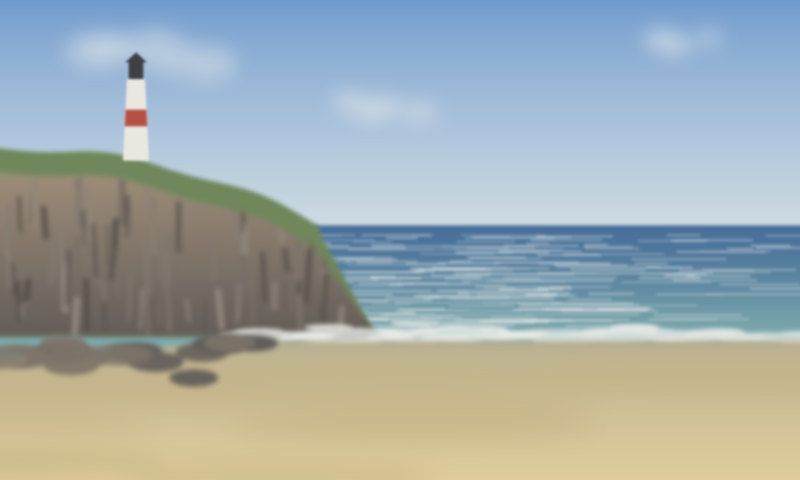
#> input picture idle_hours/assets/photo_coast.png, 800 x 480 px
$ python -i palette.py   (imports and definitions only)
#> lines starting #> are read from the running program, lines starting #| are printed output that depends on the picture; after the words box and inside, x2 and y2 are one past the last pixel; in counts of white or black regions, pixels touching at a corner belong together
#> further down, picture is the input picture: PIL image 800x480 RGB; mean R, G, B 162.3, 172.6, 173.1
"""The Spectra 6 inks, ordered-dither tables, palette snapping and plate dithering.
"""

from __future__ import annotations

from pathlib import Path
from typing import TYPE_CHECKING, Protocol, cast

from PIL import Image, ImageChops

if TYPE_CHECKING:
    from PIL._imaging import PixelAccess


# [13 lines that did not run here, left out]


class GrayPixels(Protocol):
    """Pixel access to a one-band image: every pixel is an ``int``."""

    def __getitem__(self, xy: tuple[int, int], /) -> int: ...

    def __setitem__(self, xy: tuple[int, int], value: int, /) -> None: ...


class RGBPixels(Protocol):
    """Pixel access to an RGB(A) image: every pixel is a tuple of ints."""

    def __getitem__(self, xy: tuple[int, int], /) -> tuple[int, ...]: ...

    def __setitem__(self, xy: tuple[int, int], value: tuple[int, ...], /) -> None: ...


# [17 lines left out: functions gray_pixel_access, rgb_pixel_access, not called in this run]


DEFAULT_WIDTH = 800
DEFAULT_HEIGHT = 480
SPECTRA6 = {
    "white": (255, 255, 255),
    "black": (0, 0, 0),
    "red": (255, 0, 0),
    "yellow": (255, 255, 0),
    "blue": (0, 0, 255),
    "green": (0, 255, 0),
}
SPECTRA6_PALETTE = list(SPECTRA6.values())
# Canonical 4×4 ordered Bayer matrix (values 0..15), shared by
# ``draw_text_dithered`` and ``draw_deco_border`` so text and ornament land on
# the same pattern. A pixel is painted ``light`` when
# ``BAYER_4x4[y % 4][x % 4] < threshold``; threshold = round(density * 16).
BAYER_4x4: tuple[tuple[int, ...], ...] = (
    (0, 8, 2, 10),
    (12, 4, 14, 6),
    (3, 11, 1, 9),
    (15, 7, 13, 5),
)
# The 8x8 ordered Bayer tile, derived from the 4x4 by the standard recursive
# construction so the two can't drift. 65 density levels instead of 17: use it
# for smooth gradients (at 4x4 a gradient quantises into visible contour bands)
# and for exact two-ink ratios (3/8 is 24/64; 4x4 only offers 6/16).
BAYER_8x8: tuple[tuple[int, ...], ...] = tuple(
    tuple(
        4 * BAYER_4x4[y % 4][x % 4] + ((0, 2), (3, 1))[y // 4][x // 4]
        for x in range(8)
    )
    for y in range(8)
)


# [28 lines left out: function snap_image_to_palette, not called in this run]


# Per-channel lookup tables for the Spectra 6 fast path: the channel's nearer
# extreme, and the two ``L`` masks that ``ImageChops.add`` / ``subtract``
# clipping turns into exact comparisons (see ``_snap_to_spectra6``).
_LUT_NEARER_EXTREME = bytes(255 if v >= 128 else 0 for v in range(256))
_LUT_IS_255 = bytes(255 if v == 255 else 0 for v in range(256))
_LUT_IS_0 = bytes(255 if v == 0 else 0 for v in range(256))


def _snap_to_spectra6(image: Image.Image) -> Image.Image:
    """``snap_image_to_palette`` for ``SPECTRA6_PALETTE`` in Pillow's C ops.

    The six inks are the corners of the RGB cube minus cyan ``(0, 255, 255)``
    and magenta ``(255, 0, 255)``. Rounding each channel to its nearer extreme
    gives the nearest of all eight corners, which is the answer whenever that
    corner is an ink. A pixel whose nearest corner is cyan is nearest to one of
    white, blue or green, and expanding the squared distances gives the choice
    as sums and differences of channels:

    * white beats green iff ``r + b >= 255``, white beats blue iff ``r + g >= 255``
    * blue beats green iff ``g <= b``

    with ``>=`` / ``<=`` because a tie goes to the earlier palette entry (white,
    then blue, then green). Magenta is the mirror image: white beats red iff
    ``g + b >= 255``, white beats blue iff ``r + g >= 255``, red beats blue iff
    ``b <= r``. ``ImageChops.add`` clips at 255, so a clipped sum of exactly 255
    means ``a + b >= 255``; ``subtract`` clips at 0, so a clipped difference of
    0 means ``a <= b``. Pillow's own ``quantize(dither=NONE)`` is *not* exact
    here: its palette cache rounds colours to 4-wide boxes and mis-sorts the
    near-cyan and near-magenta pixels that antialiased blue-on-green edges
    produce.
    """
    r, g, b = image.convert("RGB").split()
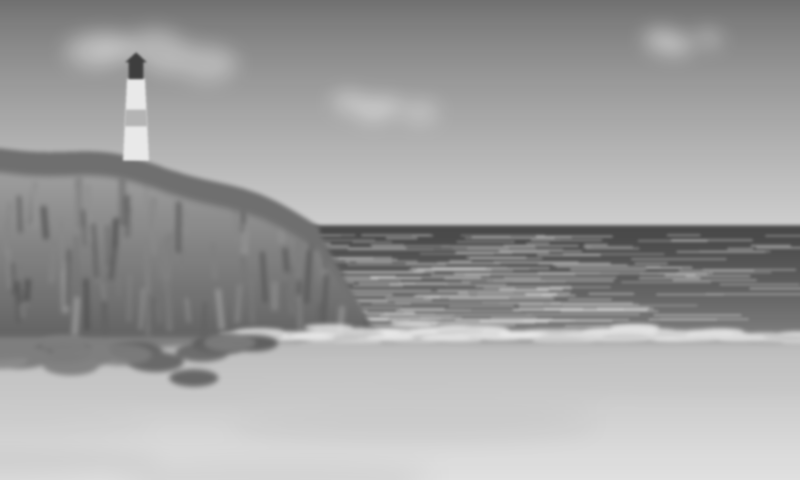
#> r: PIL image 800x480 L; min 62, max 233, mean 162.3
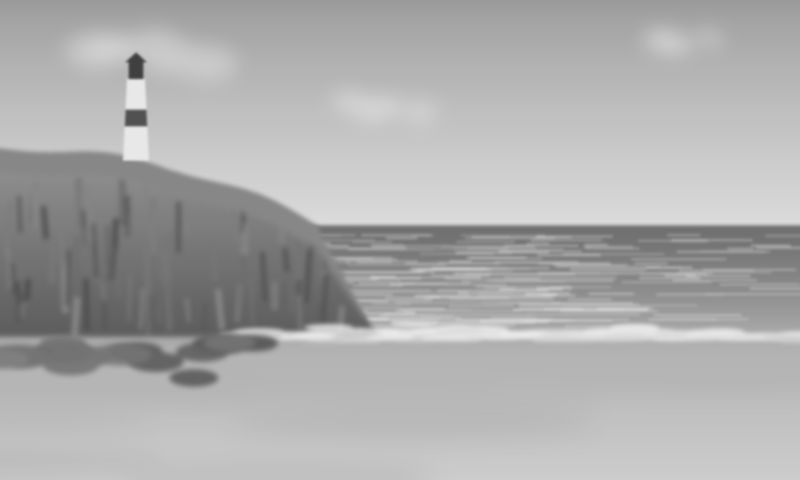
#> g: PIL image 800x480 L; min 64, max 233, mean 172.6
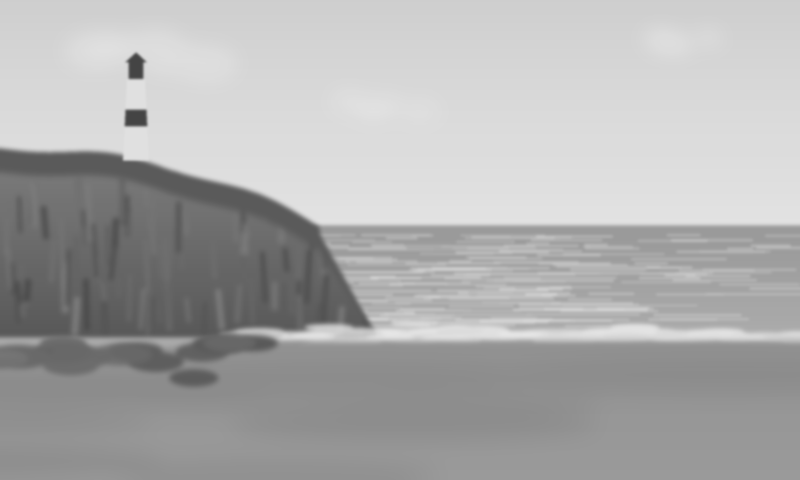
#> b: PIL image 800x480 L; min 68, max 230, mean 173.1
    big_r, big_g, big_b = (band.point(_LUT_NEARER_EXTREME) for band in (r, g, b))
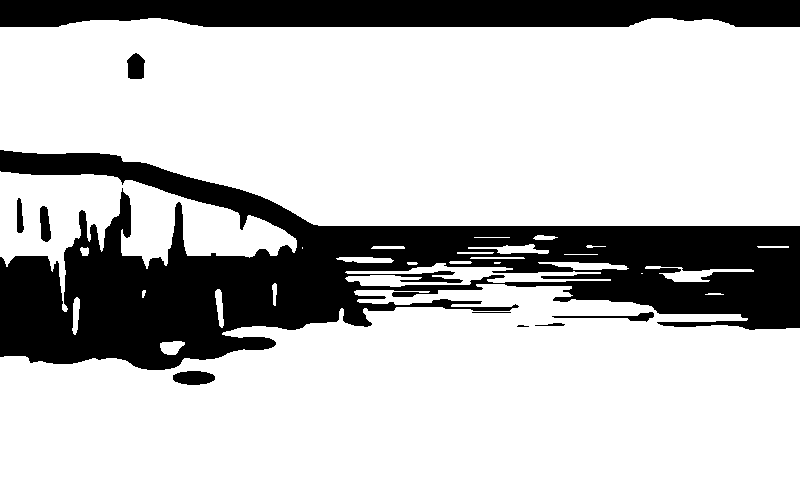
#> big_r: PIL image 800x480 L; 75.3% white; 10 black regions (1 under 20 px), largest, box (x1, y1, x2, y2) and area: (0, 150, 800, 370) 73148, (0, 0, 800, 27) 20068, (173, 371, 215, 385) 469
#> big_g: PIL image 800x480 L; 85.6% white; 12 black regions (2 under 20 px), largest, box (x1, y1, x2, y2) and area: (0, 180, 369, 372) 45323, (318, 227, 800, 268) 7600, (330, 250, 465, 261) 565
#> big_b: PIL image 800x480 L; 83.9% white; 3 black regions, box (x1, y1, x2, y2) and area: (0, 150, 370, 388) 61057, (125, 110, 147, 126) 338, (128, 54, 144, 79) 324
    small_r, small_g, small_b = (ImageChops.invert(band) for band in (big_r, big_g, big_b))
    out = Image.merge("RGB", (big_r, big_g, big_b))

    def sum_at_least_255(a: Image.Image, c: Image.Image) -> Image.Image:
        return ImageChops.add(a, c).point(_LUT_IS_255)
#> returned value: PIL image 800x480 L; 83.1% white; 13 black regions (1 under 20 px), largest, box (x1, y1, x2, y2) and area: (0, 152, 800, 371) 60459, (566, 275, 800, 303) 2599, (172, 371, 216, 385) 497

    def at_most(a: Image.Image, c: Image.Image) -> Image.Image:
        return ImageChops.subtract(a, c).point(_LUT_IS_0)

    def both(a: Image.Image, c: Image.Image) -> Image.Image:
        return ImageChops.multiply(a, c)
#> returned value: PIL image 800x480 L; 13.5% white; 18 white regions (8 under 20 px), largest, box (x1, y1, x2, y2) and area: (0, 150, 800, 330) 28612, (0, 0, 800, 27) 20068, (72, 335, 195, 349) 974

    white_beats_blue = sum_at_least_255(r, g)
    # Nearest corner is cyan: green unless blue is nearer, unless white is.
    cyan = both(both(small_r, big_g), big_b)
#> in both (call 2), `return ImageChops.multiply(a, c)`: returned value: PIL image 800x480 L; 11.5% white; 21 white regions (9 under 20 px), largest, box (x1, y1, x2, y2) and area: (0, 0, 800, 27) 20068, (320, 233, 800, 330) 20017, (357, 299, 519, 311) 834
    out.paste(SPECTRA6["green"], mask=cyan)
    out.paste(SPECTRA6["blue"], mask=both(cyan, at_most(g, b)))
#> in at_most, `return ImageChops.subtract(a, c).point(_LUT_IS_0)`: returned value: PIL image 800x480 L; 54.4% white; 4 black regions (3 under 20 px), largest, box (x1, y1, x2, y2) and area: (0, 80, 800, 480) 175034
#> in both (call 3), `return ImageChops.multiply(a, c)`: returned value: PIL image 800x480 L; 11.3% white; 27 white regions (13 under 20 px), largest, box (x1, y1, x2, y2) and area: (0, 0, 800, 27) 20068, (320, 233, 800, 330) 19858, (360, 299, 519, 311) 819
    out.paste(SPECTRA6["white"], mask=both(cyan, both(sum_at_least_255(r, b), white_beats_blue)))
#> in sum_at_least_255 (call 2), `return ImageChops.add(a, c).point(_LUT_IS_255)`: returned value: PIL image 800x480 L; 83.1% white; 10 black regions (2 under 20 px), largest, box (x1, y1, x2, y2) and area: (0, 150, 800, 373) 63281, (171, 370, 217, 386) 593, (127, 53, 145, 79) 337
#> in both (call 4), `return ImageChops.multiply(a, c)`: returned value: PIL image 800x480 L; 80.7% white; 13 black regions (1 under 20 px), largest, box (x1, y1, x2, y2) and area: (0, 150, 800, 373) 69564, (566, 275, 800, 303) 2599, (171, 370, 217, 386) 593
#> in both (call 5), `return ImageChops.multiply(a, c)`: returned value: PIL image 800x480 L; 8.9% white; 23 white regions (8 under 20 px), largest, box (x1, y1, x2, y2) and area: (0, 0, 800, 27) 20068, (333, 243, 800, 330) 10721, (358, 299, 519, 311) 828
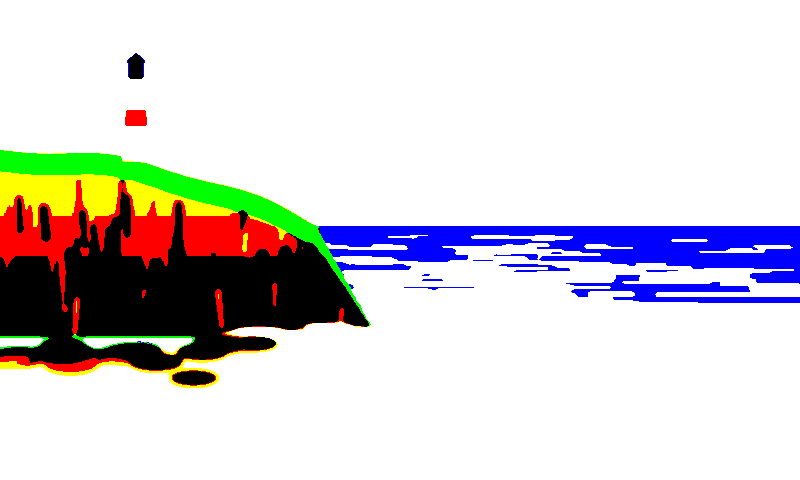
#> out: PIL image 800x480 RGB; mean R, G, B 214.6, 211.8, 213.8
    # Nearest corner is magenta: blue unless red is nearer, unless white is.
    magenta = both(both(big_r, small_g), big_b)
#> in both (call 6), `return ImageChops.multiply(a, c)`: returned value: PIL image 800x480 L; 3.2% white; 56 white regions (45 under 20 px), largest, box (x1, y1, x2, y2) and area: (0, 180, 297, 312) 10111, (0, 356, 141, 372) 762, (125, 110, 147, 126) 334
#> in both (call 7), `return ImageChops.multiply(a, c)`: returned value: PIL image 800x480 L; every value is 0
    out.paste(SPECTRA6["blue"], mask=magenta)
    out.paste(SPECTRA6["red"], mask=both(magenta, at_most(b, r)))
#> in at_most (call 2), `return ImageChops.subtract(a, c).point(_LUT_IS_0)`:
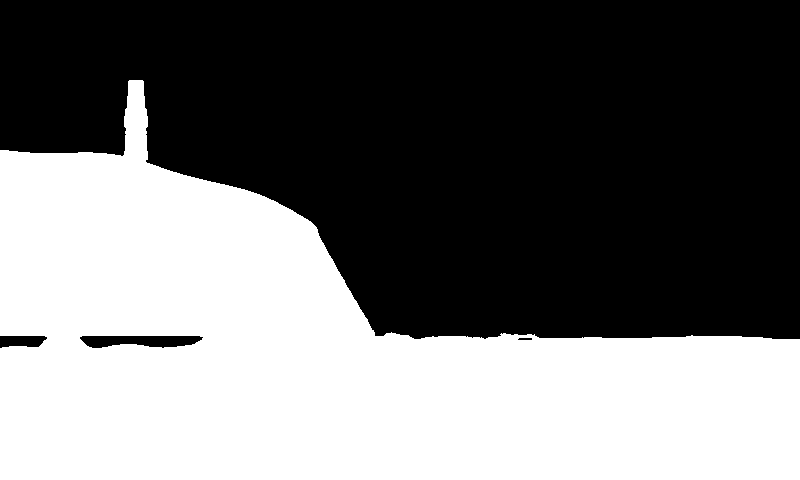
#> returned value: PIL image 800x480 L; 44.2% white; 1 white region, box (x1, y1, x2, y2) and area: (0, 80, 800, 480) 169687
    out.paste(SPECTRA6["white"], mask=both(magenta, both(sum_at_least_255(g, b), white_beats_blue)))
#> in sum_at_least_255 (call 3), `return ImageChops.add(a, c).point(_LUT_IS_255)`: returned value: PIL image 800x480 L; 84.5% white; 3 black regions, box (x1, y1, x2, y2) and area: (0, 151, 370, 387) 58941, (125, 110, 147, 126) 334, (127, 54, 145, 79) 326
#> in both (call 9), `return ImageChops.multiply(a, c)`:
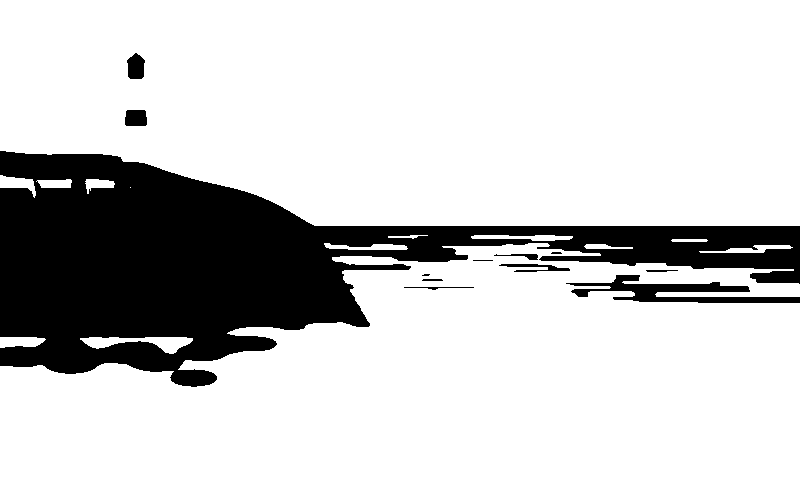
#> returned value: PIL image 800x480 L; 79.6% white; 12 black regions (1 under 20 px), largest, box (x1, y1, x2, y2) and area: (0, 151, 800, 387) 74376, (566, 275, 800, 303) 2599, (127, 53, 145, 79) 368
    return out


# ---------------------------------------------------------------------------
# Render-time image dithering to the Spectra-6 palette.
#
# A committed continuous-tone PNG (a theme's plate) dithered down to the inks
# at render time, for photographic tonal fidelity. The plates themselves, and
# each one's sub-palette, belong to their themes.
# ---------------------------------------------------------------------------

# Dithered results are deterministic per (source, size, method) and re-used
# across the 144-frame contact sheet and the golden suite, so memoise them.
_DITHER_CACHE: dict = {}


# [136 lines left out: functions dither_image_to_palette, _load_dithered_plate, not called in this run]

# The panel's measured inks — CLAUDE.md's calibration table. A scene painted
# in this space and quantised by ``_dither_calibrated`` is re-labelled with the
# nominal ``SPECTRA6`` values afterwards, so the dither decides in the space the
# eye actually sees. Shared by expedition, hades, beksinski, goya, lumon, dsky,
# oblivion and yorha.
_PANEL_INKS = {
    "white": (185, 199, 201),
    "black": (31, 34, 38),
    "red": (98, 32, 30),
    "yellow": (193, 187, 30),
    "blue": (35, 63, 142),
    "green": (53, 86, 58),
}


# [22 lines left out: function _dither_calibrated, not called in this run]

>>> from PIL import Image
>>> picture = Image.open('../assets/photo_coast.png')
>>> result = _snap_to_spectra6(picture)

$ run again, on idle_hours/assets/autochrome_garden.png
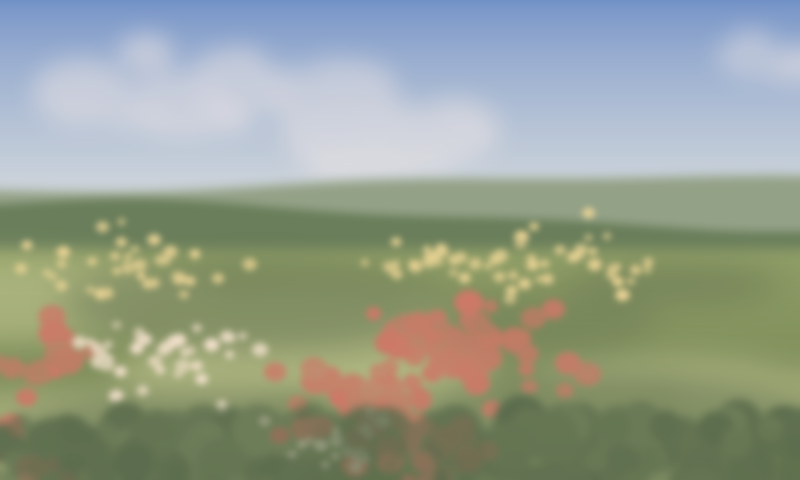
#> input picture idle_hours/assets/autochrome_garden.png, 800 x 480 px
#> picture is the input picture: PIL image 800x480 RGB; mean R, G, B 149.7, 158.9, 144.1
#> in _snap_to_spectra6, `big_r, big_g, big_b = (band.point(_LUT_NEARER_EXTREME) for band in (r,..`:
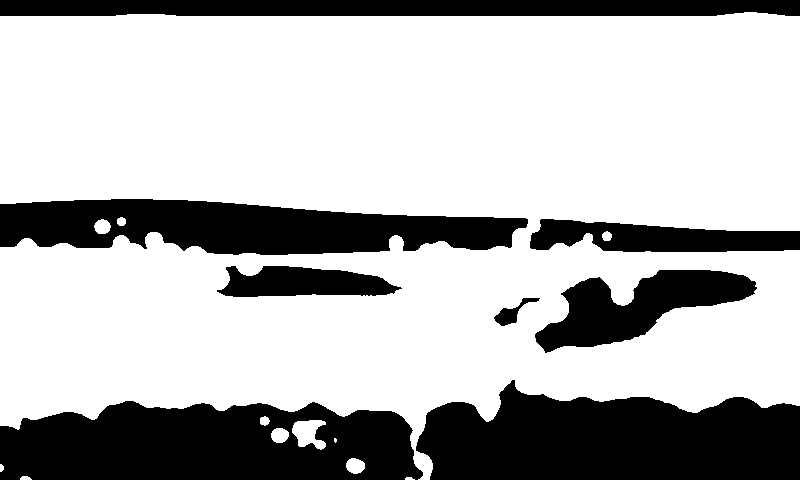
#> big_r: PIL image 800x480 L; 71.6% white; 8 black regions, largest, box (x1, y1, x2, y2) and area: (416, 380, 800, 480) 29170, (0, 401, 423, 480) 27364, (0, 199, 528, 255) 20616
#> big_g: PIL image 800x480 L; 80.8% white; 14 black regions (2 under 20 px), largest, box (x1, y1, x2, y2) and area: (0, 389, 800, 480) 54852, (0, 206, 513, 241) 10888, (379, 292, 534, 392) 5166
#> big_b: PIL image 800x480 L; 45.9% white; 48 white regions (11 under 20 px), largest, box (x1, y1, x2, y2) and area: (0, 0, 800, 227) 168236, (146, 332, 212, 388) 2078, (71, 334, 129, 379) 1111
#> in sum_at_least_255 (call 3), `return ImageChops.add(a, c).point(_LUT_IS_255)`:
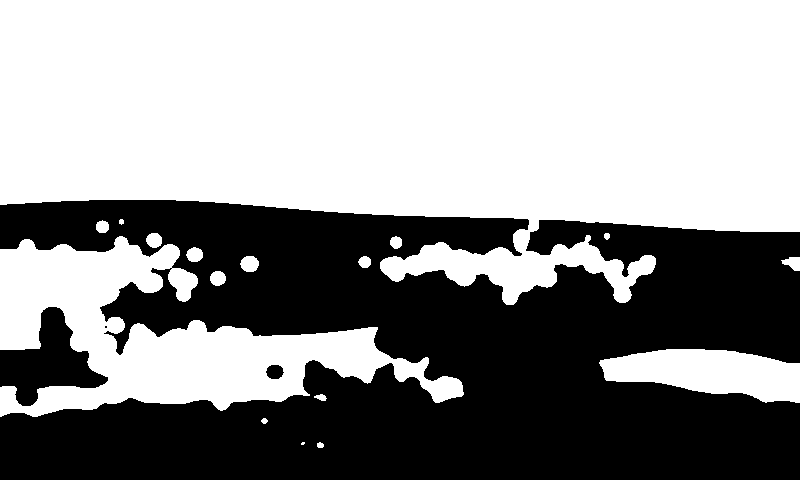
#> returned value: PIL image 800x480 L; 58.1% white; 4 black regions (1 under 20 px), largest, box (x1, y1, x2, y2) and area: (0, 200, 800, 480) 155713, (0, 307, 108, 406) 5020, (266, 365, 284, 379) 197
